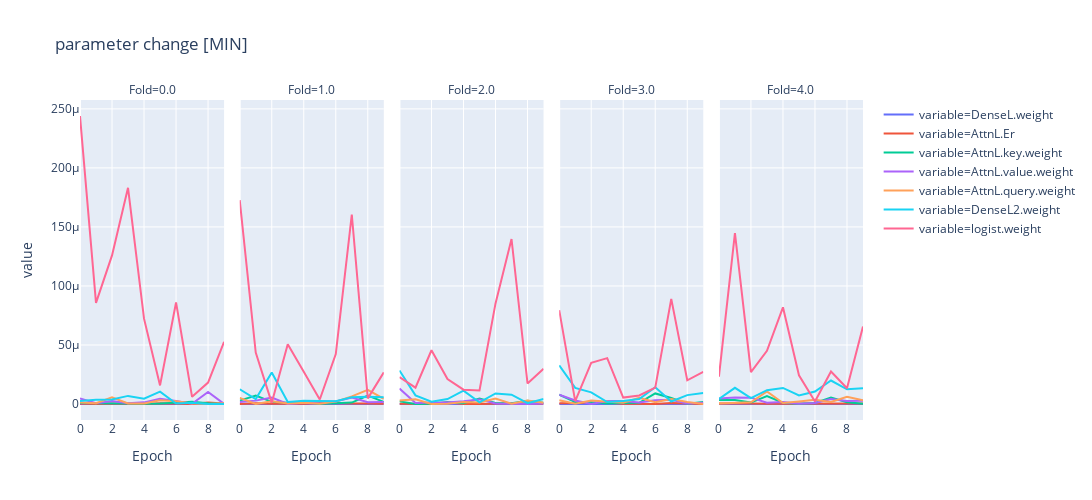

The code cell stored with this chart in its notebook:
### Code cell
df2 = record_df['min']
df3 = pd.melt(df2, id_vars=['Fold', 'Epoch'], value_vars=df2.columns[2:])
px.line(df3, x="Epoch", y="value", color="variable", facet_col='Fold', width=2000, height=500, title='parameter change [MIN]')

### Figure 1 — Plotly figure (JSON) as saved in the notebook; plotly's stock layout.template omitted (floating-point values rounded to 4 significant figures)
{"data": [{"hoverlabel": {"namelength": 0}, "hovertemplate": "variable=DenseL.weight<br>Fold=0.0<br>Epoch=%{x}<br>value=%{y}", "legendgroup": "variable=DenseL.weight", "line": {"color": "#636efa", "dash": "solid"}, "mode": "lines", "name": "variable=DenseL.weight", "showlegend": true, "type": "scatter", "x": [0, 1, 2, 3, 4, 5, 6, 7, 8, 9], "xaxis": "x", "y": [0, 0, 0, 0, 0, 0, 0, 0, 0, 0], "yaxis": "y"}, {"hoverlabel": {"namelength": 0}, "hovertemplate": "variable=DenseL.weight<br>Fold=1.0<br>Epoch=%{x}<br>value=%{y}", "legendgroup": "variable=DenseL.weight", "line": {"color": "#636efa", "dash": "solid"}, "mode": "lines", "name": "variable=DenseL.weight", "showlegend": false, "type": "scatter", "x": [0, 1, 2, 3, 4, 5, 6, 7, 8, 9], "xaxis": "x2", "y": [0, 0, 0, 0, 0, 0, 0, 0, 0, 0], "yaxis": "y2"}, {"hoverlabel": {"namelength": 0}, "hovertemplate": "variable=DenseL.weight<br>Fold=2.0<br>Epoch=%{x}<br>value=%{y}", "legendgroup": "variable=DenseL.weight", "line": {"color": "#636efa", "dash": "solid"}, "mode": "lines", "name": "variable=DenseL.weight", "showlegend": false, "type": "scatter", "x": [0, 1, 2, 3, 4, 5, 6, 7, 8, 9], "xaxis": "x3", "y": [0, 0, 0, 0, 0, 0, 0, 0, 0, 0], "yaxis": "y3"}, {"hoverlabel": {"namelength": 0}, "hovertemplate": "variable=DenseL.weight<br>Fold=3.0<br>Epoch=%{x}<br>value=%{y}", "legendgroup": "variable=DenseL.weight", "line": {"color": "#636efa", "dash": "solid"}, "mode": "lines", "name": "variable=DenseL.weight", "showlegend": false, "type": "scatter", "x": [0, 1, 2, 3, 4, 5, 6, 7, 8, 9], "xaxis": "x4", "y": [0, 0, 0, 0, 0, 0, 0, 0, 0, 0], "yaxis": "y4"}, {"hoverlabel": {"namelength": 0}, "hovertemplate": "variable=DenseL.weight<br>Fold=4.0<br>Epoch=%{x}<br>value=%{y}", "legendgroup": "variable=DenseL.weight", "line": {"color": "#636efa", "dash": "solid"}, "mode": "lines", "name": "variable=DenseL.weight", "showlegend": false, "type": "scatter", "x": [0, 1, 2, 3, 4, 5, 6, 7, 8, 9], "xaxis": "x5", "y": [0, 0, 0, 0, 0, 0, 0, 0, 0, 0], "yaxis": "y5"}, {"hoverlabel": {"namelength": 0}, "hovertemplate": "variable=AttnL.Er<br>Fold=0.0<br>Epoch=%{x}<br>value=%{y}", "legendgroup": "variable=AttnL.Er", "line": {"color": "#EF553B", "dash": "solid"}, "mode": "lines", "name": "variable=AttnL.Er", "showlegend": true, "type": "scatter", "x": [0, 1, 2, 3, 4, 5, 6, 7, 8, 9], "xaxis": "x", "y": [4.483e-07, 0, 4.426e-07, 3.693e-07, 0, 6.992e-07, 6.668e-08, 0, 1.24e-06, 3.54e-07], "yaxis": "y"}, {"hoverlabel": {"namelength": 0}, "hovertemplate": "variable=AttnL.Er<br>Fold=1.0<br>Epoch=%{x}<br>value=%{y}", "legendgroup": "variable=AttnL.Er", "line": {"color": "#EF553B", "dash": "solid"}, "mode": "lines", "name": "variable=AttnL.Er", "showlegend": false, "type": "scatter", "x": [0, 1, 2, 3, 4, 5, 6, 7, 8, 9], "xaxis": "x2", "y": [1.034e-07, 5.799e-07, 1.879e-07, 1.225e-07, 1.778e-07, 8.83e-07, 3.777e-07, 3.474e-07, 5.002e-07, 1.343e-07], "yaxis": "y2"}, {"hoverlabel": {"namelength": 0}, "hovertemplate": "variable=AttnL.Er<br>Fold=2.0<br>Epoch=%{x}<br>value=%{y}", "legendgroup": "variable=AttnL.Er", "line": {"color": "#EF553B", "dash": "solid"}, "mode": "lines", "name": "variable=AttnL.Er", "showlegend": false, "type": "scatter", "x": [0, 1, 2, 3, 4, 5, 6, 7, 8, 9], "xaxis": "x3", "y": [1.089e-07, 0, 9.919e-08, 1.377e-06, 8.278e-08, 7.532e-08, 4.41e-07, 6.234e-07, 3.63e-07, 1.991e-07], "yaxis": "y3"}, {"hoverlabel": {"namelength": 0}, "hovertemplate": "variable=AttnL.Er<br>Fold=3.0<br>Epoch=%{x}<br>value=%{y}", "legendgroup": "variable=AttnL.Er", "line": {"color": "#EF553B", "dash": "solid"}, "mode": "lines", "name": "variable=AttnL.Er", "showlegend": false, "type": "scatter", "x": [0, 1, 2, 3, 4, 5, 6, 7, 8, 9], "xaxis": "x4", "y": [5.966e-07, 7.112e-07, 5.194e-07, 1.097e-06, 3.059e-07, 1.756e-07, 1.037e-07, 8.726e-07, 5.113e-07, 7.02e-08], "yaxis": "y4"}, {"hoverlabel": {"namelength": 0}, "hovertemplate": "variable=AttnL.Er<br>Fold=4.0<br>Epoch=%{x}<br>value=%{y}", "legendgroup": "variable=AttnL.Er", "line": {"color": "#EF553B", "dash": "solid"}, "mode": "lines", "name": "variable=AttnL.Er", "showlegend": false, "type": "scatter", "x": [0, 1, 2, 3, 4, 5, 6, 7, 8, 9], "xaxis": "x5", "y": [4.494e-07, 1.159e-07, 3.196e-07, 1.434e-07, 1.959e-07, 0, 0, 3.564e-07, 1.359e-07, 4.326e-07], "yaxis": "y5"}, {"hoverlabel": {"namelength": 0}, "hovertemplate": "variable=AttnL.key.weight<br>Fold=0.0<br>Epoch=%{x}<br>value=%{y}", "legendgroup": "variable=AttnL.key.weight", "line": {"color": "#00cc96", "dash": "solid"}, "mode": "lines", "name": "variable=AttnL.key.weight", "showlegend": true, "type": "scatter", "x": [0, 1, 2, 3, 4, 5, 6, 7, 8, 9], "xaxis": "x", "y": [7.879e-07, 5.956e-07, 5.813e-07, 4.575e-07, 1.876e-07, 4.874e-07, 8.767e-07, 1.814e-06, 5.556e-07, 3.169e-07], "yaxis": "y"}, {"hoverlabel": {"namelength": 0}, "hovertemplate": "variable=AttnL.key.weight<br>Fold=1.0<br>Epoch=%{x}<br>value=%{y}", "legendgroup": "variable=AttnL.key.weight", "line": {"color": "#00cc96", "dash": "solid"}, "mode": "lines", "name": "variable=AttnL.key.weight", "showlegend": false, "type": "scatter", "x": [0, 1, 2, 3, 4, 5, 6, 7, 8, 9], "xaxis": "x2", "y": [2.852e-06, 7.206e-06, 1.806e-06, 1.064e-06, 1.65e-06, 2.026e-07, 6.586e-07, 1.185e-06, 7.202e-06, 1.751e-06], "yaxis": "y2"}, {"hoverlabel": {"namelength": 0}, "hovertemplate": "variable=AttnL.key.weight<br>Fold=2.0<br>Epoch=%{x}<br>value=%{y}", "legendgroup": "variable=AttnL.key.weight", "line": {"color": "#00cc96", "dash": "solid"}, "mode": "lines", "name": "variable=AttnL.key.weight", "showlegend": false, "type": "scatter", "x": [0, 1, 2, 3, 4, 5, 6, 7, 8, 9], "xaxis": "x3", "y": [2.224e-06, 8.831e-08, 1.804e-07, 1.551e-06, 5.705e-07, 4.671e-06, 8.341e-07, 5.823e-07, 2.654e-06, 1.056e-06], "yaxis": "y3"}, {"hoverlabel": {"namelength": 0}, "hovertemplate": "variable=AttnL.key.weight<br>Fold=3.0<br>Epoch=%{x}<br>value=%{y}", "legendgroup": "variable=AttnL.key.weight", "line": {"color": "#00cc96", "dash": "solid"}, "mode": "lines", "name": "variable=AttnL.key.weight", "showlegend": false, "type": "scatter", "x": [0, 1, 2, 3, 4, 5, 6, 7, 8, 9], "xaxis": "x4", "y": [7.877e-06, 1.686e-06, 1.564e-06, 3.379e-07, 9.16e-07, 1.012e-06, 8.945e-06, 5.027e-06, 1.808e-07, 1.764e-06], "yaxis": "y4"}, {"hoverlabel": {"namelength": 0}, "hovertemplate": "variable=AttnL.key.weight<br>Fold=4.0<br>Epoch=%{x}<br>value=%{y}", "legendgroup": "variable=AttnL.key.weight", "line": {"color": "#00cc96", "dash": "solid"}, "mode": "lines", "name": "variable=AttnL.key.weight", "showlegend": false, "type": "scatter", "x": [0, 1, 2, 3, 4, 5, 6, 7, 8, 9], "xaxis": "x5", "y": [3.365e-06, 3.481e-06, 1.194e-06, 6.635e-06, 1.137e-06, 3.175e-07, 8.653e-07, 5.473e-06, 1.461e-06, 1.301e-07], "yaxis": "y5"}, {"hoverlabel": {"namelength": 0}, "hovertemplate": "variable=AttnL.value.weight<br>Fold=0.0<br>Epoch=%{x}<br>value=%{y}", "legendgroup": "variable=AttnL.value.weight", "line": {"color": "#ab63fa", "dash": "solid"}, "mode": "lines", "name": "variable=AttnL.value.weight", "showlegend": true, "type": "scatter", "x": [0, 1, 2, 3, 4, 5, 6, 7, 8, 9], "xaxis": "x", "y": [4.648e-06, 6.469e-07, 2.522e-06, 6.032e-07, 1.383e-06, 4.442e-06, 2.56e-06, 1.855e-07, 1.011e-05, 1.108e-07], "yaxis": "y"}, {"hoverlabel": {"namelength": 0}, "hovertemplate": "variable=AttnL.value.weight<br>Fold=1.0<br>Epoch=%{x}<br>value=%{y}", "legendgroup": "variable=AttnL.value.weight", "line": {"color": "#ab63fa", "dash": "solid"}, "mode": "lines", "name": "variable=AttnL.value.weight", "showlegend": false, "type": "scatter", "x": [0, 1, 2, 3, 4, 5, 6, 7, 8, 9], "xaxis": "x2", "y": [1.636e-06, 2.855e-06, 5.491e-06, 0, 1.155e-06, 2.16e-06, 2.218e-06, 5.468e-06, 1.515e-06, 1.777e-06], "yaxis": "y2"}, {"hoverlabel": {"namelength": 0}, "hovertemplate": "variable=AttnL.value.weight<br>Fold=2.0<br>Epoch=%{x}<br>value=%{y}", "legendgroup": "variable=AttnL.value.weight", "line": {"color": "#ab63fa", "dash": "solid"}, "mode": "lines", "name": "variable=AttnL.value.weight", "showlegend": false, "type": "scatter", "x": [0, 1, 2, 3, 4, 5, 6, 7, 8, 9], "xaxis": "x3", "y": [1.315e-05, 8.672e-07, 1.317e-06, 1.359e-06, 2.313e-06, 3.895e-06, 4.314e-07, 1.921e-07, 0, 5.153e-07], "yaxis": "y3"}, {"hoverlabel": {"namelength": 0}, "hovertemplate": "variable=AttnL.value.weight<br>Fold=3.0<br>Epoch=%{x}<br>value=%{y}", "legendgroup": "variable=AttnL.value.weight", "line": {"color": "#ab63fa", "dash": "solid"}, "mode": "lines", "name": "variable=AttnL.value.weight", "showlegend": false, "type": "scatter", "x": [0, 1, 2, 3, 4, 5, 6, 7, 8, 9], "xaxis": "x4", "y": [7.834e-06, 2.992e-06, 8.795e-08, 2.53e-06, 2.496e-06, 1.21e-06, 3.155e-06, 3.503e-06, 4.788e-07, 1.061e-06], "yaxis": "y4"}, {"hoverlabel": {"namelength": 0}, "hovertemplate": "variable=AttnL.value.weight<br>Fold=4.0<br>Epoch=%{x}<br>value=%{y}", "legendgroup": "variable=AttnL.value.weight", "line": {"color": "#ab63fa", "dash": "solid"}, "mode": "lines", "name": "variable=AttnL.value.weight", "showlegend": false, "type": "scatter", "x": [0, 1, 2, 3, 4, 5, 6, 7, 8, 9], "xaxis": "x5", "y": [4.655e-06, 5.427e-06, 5.384e-06, 1.099e-06, 1.725e-06, 3.156e-07, 9.34e-07, 4.291e-06, 2.571e-06, 2.649e-06], "yaxis": "y5"}, {"hoverlabel": {"namelength": 0}, "hovertemplate": "variable=AttnL.query.weight<br>Fold=0.0<br>Epoch=%{x}<br>value=%{y}", "legendgroup": "variable=AttnL.query.weight", "line": {"color": "#FFA15A", "dash": "solid"}, "mode": "lines", "name": "variable=AttnL.query.weight", "showlegend": true, "type": "scatter", "x": [0, 1, 2, 3, 4, 5, 6, 7, 8, 9], "xaxis": "x", "y": [1.233e-06, 6.278e-07, 5.643e-06, 4.626e-07, 4.524e-07, 3.204e-06, 2.432e-06, 3.657e-07, 9.415e-08, 7.137e-07], "yaxis": "y"}, {"hoverlabel": {"namelength": 0}, "hovertemplate": "variable=AttnL.query.weight<br>Fold=1.0<br>Epoch=%{x}<br>value=%{y}", "legendgroup": "variable=AttnL.query.weight", "line": {"color": "#FFA15A", "dash": "solid"}, "mode": "lines", "name": "variable=AttnL.query.weight", "showlegend": false, "type": "scatter", "x": [0, 1, 2, 3, 4, 5, 6, 7, 8, 9], "xaxis": "x2", "y": [5.216e-06, 0, 2.275e-06, 4.09e-07, 9.969e-07, 2.221e-07, 2.045e-06, 6.487e-06, 1.192e-05, 4.34e-06], "yaxis": "y2"}, {"hoverlabel": {"namelength": 0}, "hovertemplate": "variable=AttnL.query.weight<br>Fold=2.0<br>Epoch=%{x}<br>value=%{y}", "legendgroup": "variable=AttnL.query.weight", "line": {"color": "#FFA15A", "dash": "solid"}, "mode": "lines", "name": "variable=AttnL.query.weight", "showlegend": false, "type": "scatter", "x": [0, 1, 2, 3, 4, 5, 6, 7, 8, 9], "xaxis": "x3", "y": [3.058e-06, 4.057e-06, 0, 2.221e-07, 1.781e-06, 1.376e-06, 4.589e-06, 2.429e-07, 3.05e-06, 9.998e-07], "yaxis": "y3"}, {"hoverlabel": {"namelength": 0}, "hovertemplate": "variable=AttnL.query.weight<br>Fold=3.0<br>Epoch=%{x}<br>value=%{y}", "legendgroup": "variable=AttnL.query.weight", "line": {"color": "#FFA15A", "dash": "solid"}, "mode": "lines", "name": "variable=AttnL.query.weight", "showlegend": false, "type": "scatter", "x": [0, 1, 2, 3, 4, 5, 6, 7, 8, 9], "xaxis": "x4", "y": [3.098e-06, 2.741e-07, 2.942e-06, 2.133e-06, 1.1e-06, 5.253e-06, 1.5e-06, 4.125e-06, 1.612e-06, 6.532e-08], "yaxis": "y4"}, {"hoverlabel": {"namelength": 0}, "hovertemplate": "variable=AttnL.query.weight<br>Fold=4.0<br>Epoch=%{x}<br>value=%{y}", "legendgroup": "variable=AttnL.query.weight", "line": {"color": "#FFA15A", "dash": "solid"}, "mode": "lines", "name": "variable=AttnL.query.weight", "showlegend": false, "type": "scatter", "x": [0, 1, 2, 3, 4, 5, 6, 7, 8, 9], "xaxis": "x5", "y": [4.046e-07, 9.785e-07, 1.444e-06, 1.067e-05, 7.722e-07, 2.203e-06, 3.528e-06, 1.631e-06, 6.1e-06, 3.265e-06], "yaxis": "y5"}, {"hoverlabel": {"namelength": 0}, "hovertemplate": "variable=DenseL2.weight<br>Fold=0.0<br>Epoch=%{x}<br>value=%{y}", "legendgroup": "variable=DenseL2.weight", "line": {"color": "#19d3f3", "dash": "solid"}, "mode": "lines", "name": "variable=DenseL2.weight", "showlegend": true, "type": "scatter", "x": [0, 1, 2, 3, 4, 5, 6, 7, 8, 9], "xaxis": "x", "y": [2.625e-06, 3.642e-06, 3.76e-06, 6.862e-06, 4.501e-06, 1.043e-05, 4.614e-07, 9.936e-07, 0, 7.569e-08], "yaxis": "y"}, {"hoverlabel": {"namelength": 0}, "hovertemplate": "variable=DenseL2.weight<br>Fold=1.0<br>Epoch=%{x}<br>value=%{y}", "legendgroup": "variable=DenseL2.weight", "line": {"color": "#19d3f3", "dash": "solid"}, "mode": "lines", "name": "variable=DenseL2.weight", "showlegend": false, "type": "scatter", "x": [0, 1, 2, 3, 4, 5, 6, 7, 8, 9], "xaxis": "x2", "y": [1.248e-05, 4.179e-06, 2.665e-05, 1.678e-06, 2.74e-06, 2.461e-06, 2.366e-06, 5.776e-06, 6.105e-06, 5.625e-06], "yaxis": "y2"}, {"hoverlabel": {"namelength": 0}, "hovertemplate": "variable=DenseL2.weight<br>Fold=2.0<br>Epoch=%{x}<br>value=%{y}", "legendgroup": "variable=DenseL2.weight", "line": {"color": "#19d3f3", "dash": "solid"}, "mode": "lines", "name": "variable=DenseL2.weight", "showlegend": false, "type": "scatter", "x": [0, 1, 2, 3, 4, 5, 6, 7, 8, 9], "xaxis": "x3", "y": [2.842e-05, 7.336e-06, 1.996e-06, 4.222e-06, 1.137e-05, 1.36e-06, 8.894e-06, 7.863e-06, 7.003e-07, 4.176e-06], "yaxis": "y3"}, {"hoverlabel": {"namelength": 0}, "hovertemplate": "variable=DenseL2.weight<br>Fold=3.0<br>Epoch=%{x}<br>value=%{y}", "legendgroup": "variable=DenseL2.weight", "line": {"color": "#19d3f3", "dash": "solid"}, "mode": "lines", "name": "variable=DenseL2.weight", "showlegend": false, "type": "scatter", "x": [0, 1, 2, 3, 4, 5, 6, 7, 8, 9], "xaxis": "x4", "y": [3.274e-05, 1.366e-05, 9.846e-06, 1.647e-06, 2.555e-06, 4.195e-06, 1.415e-05, 2.137e-06, 7.51e-06, 9.325e-06], "yaxis": "y4"}, {"hoverlabel": {"namelength": 0}, "hovertemplate": "variable=DenseL2.weight<br>Fold=4.0<br>Epoch=%{x}<br>value=%{y}", "legendgroup": "variable=DenseL2.weight", "line": {"color": "#19d3f3", "dash": "solid"}, "mode": "lines", "name": "variable=DenseL2.weight", "showlegend": false, "type": "scatter", "x": [0, 1, 2, 3, 4, 5, 6, 7, 8, 9], "xaxis": "x5", "y": [4.227e-06, 1.371e-05, 5.012e-06, 1.168e-05, 1.361e-05, 7.326e-06, 1.06e-05, 1.989e-05, 1.245e-05, 1.326e-05], "yaxis": "y5"}, {"hoverlabel": {"namelength": 0}, "hovertemplate": "variable=logist.weight<br>Fold=0.0<br>Epoch=%{x}<br>value=%{y}", "legendgroup": "variable=logist.weight", "line": {"color": "#FF6692", "dash": "solid"}, "mode": "lines", "name": "variable=logist.weight", "showlegend": true, "type": "scatter", "x": [0, 1, 2, 3, 4, 5, 6, 7, 8, 9], "xaxis": "x", "y": [0.000244, 8.569e-05, 0.0001259, 0.0001831, 7.227e-05, 1.574e-05, 8.603e-05, 6.077e-06, 1.817e-05, 5.268e-05], "yaxis": "y"}, {"hoverlabel": {"namelength": 0}, "hovertemplate": "variable=logist.weight<br>Fold=1.0<br>Epoch=%{x}<br>value=%{y}", "legendgroup": "variable=logist.weight", "line": {"color": "#FF6692", "dash": "solid"}, "mode": "lines", "name": "variable=logist.weight", "showlegend": false, "type": "scatter", "x": [0, 1, 2, 3, 4, 5, 6, 7, 8, 9], "xaxis": "x2", "y": [0.0001727, 4.354e-05, 9.738e-07, 5.066e-05, 2.725e-05, 3.823e-06, 4.23e-05, 0.0001605, 4.765e-06, 2.686e-05], "yaxis": "y2"}, {"hoverlabel": {"namelength": 0}, "hovertemplate": "variable=logist.weight<br>Fold=2.0<br>Epoch=%{x}<br>value=%{y}", "legendgroup": "variable=logist.weight", "line": {"color": "#FF6692", "dash": "solid"}, "mode": "lines", "name": "variable=logist.weight", "showlegend": false, "type": "scatter", "x": [0, 1, 2, 3, 4, 5, 6, 7, 8, 9], "xaxis": "x3", "y": [2.269e-05, 1.386e-05, 4.552e-05, 2.11e-05, 1.214e-05, 1.154e-05, 8.521e-05, 0.0001398, 1.741e-05, 2.981e-05], "yaxis": "y3"}, {"hoverlabel": {"namelength": 0}, "hovertemplate": "variable=logist.weight<br>Fold=3.0<br>Epoch=%{x}<br>value=%{y}", "legendgroup": "variable=logist.weight", "line": {"color": "#FF6692", "dash": "solid"}, "mode": "lines", "name": "variable=logist.weight", "showlegend": false, "type": "scatter", "x": [0, 1, 2, 3, 4, 5, 6, 7, 8, 9], "xaxis": "x4", "y": [7.951e-05, 2.497e-06, 3.482e-05, 3.883e-05, 5.469e-06, 7.205e-06, 1.389e-05, 8.908e-05, 2.008e-05, 2.724e-05], "yaxis": "y4"}, {"hoverlabel": {"namelength": 0}, "hovertemplate": "variable=logist.weight<br>Fold=4.0<br>Epoch=%{x}<br>value=%{y}", "legendgroup": "variable=logist.weight", "line": {"color": "#FF6692", "dash": "solid"}, "mode": "lines", "name": "variable=logist.weight", "showlegend": false, "type": "scatter", "x": [0, 1, 2, 3, 4, 5, 6, 7, 8, 9], "xaxis": "x5", "y": [2.316e-05, 0.0001448, 2.698e-05, 4.504e-05, 8.186e-05, 2.431e-05, 2.159e-06, 2.752e-05, 1.336e-05, 6.571e-05], "yaxis": "y5"}], "layout": {"annotations": [{"font": {}, "showarrow": false, "text": "Fold=0.0", "x": 0.092, "xanchor": "center", "xref": "paper", "y": 1, "yanchor": "bottom", "yref": "paper"}, {"font": {}, "showarrow": false, "text": "Fold=1.0", "x": 0.296, "xanchor": "center", "xref": "paper", "y": 1, "yanchor": "bottom", "yref": "paper"}, {"font": {}, "showarrow": false, "text": "Fold=2.0", "x": 0.5, "xanchor": "center", "xref": "paper", "y": 1, "yanchor": "bottom", "yref": "paper"}, {"font": {}, "showarrow": false, "text": "Fold=3.0", "x": 0.704, "xanchor": "center", "xref": "paper", "y": 1, "yanchor": "bottom", "yref": "paper"}, {"font": {}, "showarrow": false, "text": "Fold=4.0", "x": 0.908, "xanchor": "center", "xref": "paper", "y": 1, "yanchor": "bottom", "yref": "paper"}], "height": 500, "legend": {"tracegroupgap": 0}, "title": {"text": "parameter change [MIN]"}, "width": 2000, "xaxis": {"anchor": "y", "domain": [0, 0.184], "title": {"text": "Epoch"}}, "xaxis2": {"anchor": "y2", "domain": [0.204, 0.388], "matches": "x", "title": {"text": "Epoch"}}, "xaxis3": {"anchor": "y3", "domain": [0.408, 0.592], "matches": "x", "title": {"text": "Epoch"}}, "xaxis4": {"anchor": "y4", "domain": [0.612, 0.796], "matches": "x", "title": {"text": "Epoch"}}, "xaxis5": {"anchor": "y5", "domain": [0.816, 1], "matches": "x", "title": {"text": "Epoch"}}, "yaxis": {"anchor": "x", "domain": [0, 1], "title": {"text": "value"}}, "yaxis2": {"anchor": "x2", "domain": [0, 1], "matches": "y", "showticklabels": false}, "yaxis3": {"anchor": "x3", "domain": [0, 1], "matches": "y", "showticklabels": false}, "yaxis4": {"anchor": "x4", "domain": [0, 1], "matches": "y", "showticklabels": false}, "yaxis5": {"anchor": "x5", "domain": [0, 1], "matches": "y", "showticklabels": false}}}
